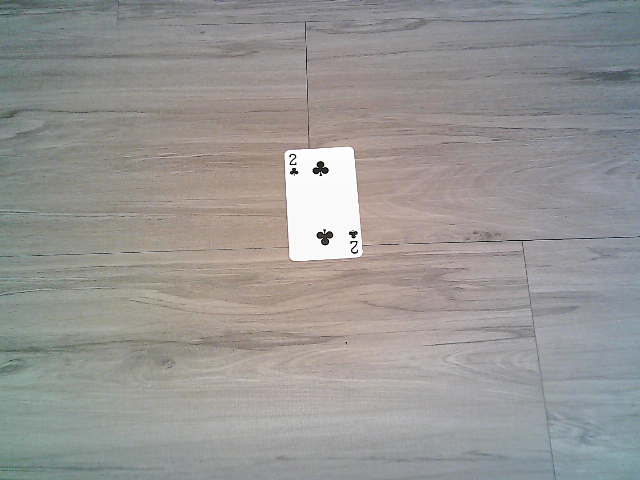
#> input picture card-detect/Card/Club/Club_2_1.png, 640 x 480 px; its folder holds 3 pictures in this run
$ python 'model_and_train撲克牌CNN.py'   (Python 2 division)
#> lines starting #> are read from the running program, lines starting #| are printed output that depends on the picture; after the words box and inside, x2 and y2 are one past the last pixel; in counts of white or black regions, pixels touching at a corner belong together
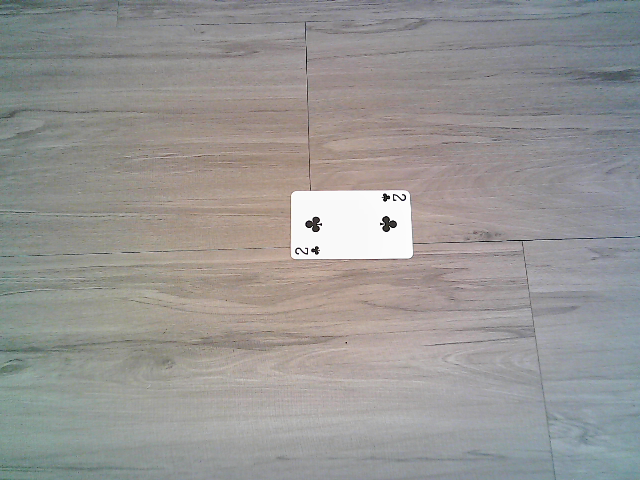
#> input picture card-detect/Card/Club/Club_2_2.png, 640 x 480 px
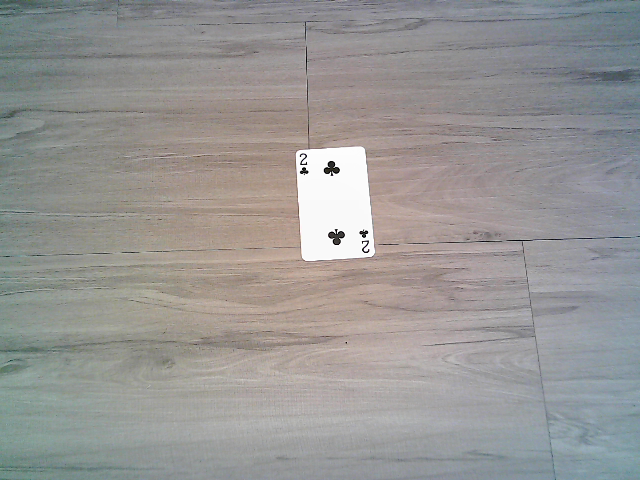
#> input picture card-detect/Card/Club/Club_2_3.png, 640 x 480 px
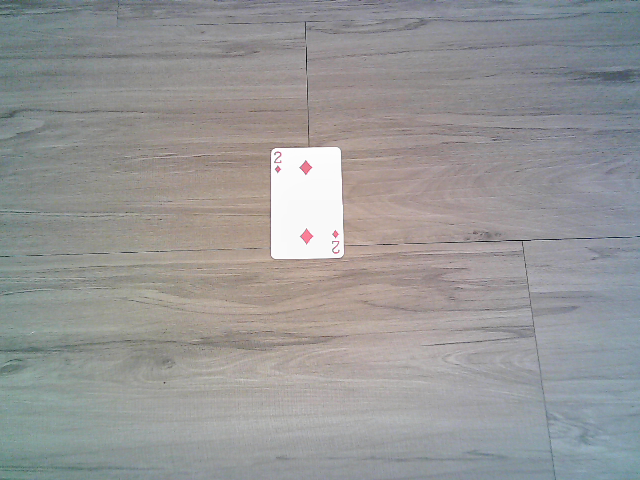
#> input picture card-detect/Card/Diamond/Diamond_2_1.png, 640 x 480 px
#| (4, 480, 640, 3)
import cv2 as cv
from glob import glob
import os
import numpy as np
import re
import tensorflow as tf
from tensorflow.keras.models import model_from_json


def reorder(approx):
    """重新排列approx的資料順序 之後opencv畫四邊形會用到"""
    approx = np.resize(approx, (4, 2))
    new = np.zeros_like(approx)
    add = approx.sum(1)
    diff = np.diff(approx, axis=1)
    new[0] = approx[np.argmin(add)]
    new[3] = approx[np.argmax(add)]
    new[1] = approx[np.argmin(diff)]
    new[2] = approx[np.argmax(diff)]
    return new


def findCon(img):
    """用opencv 從攝影機畫面中擷取撲克牌的影像"""
    imgBlur = cv.GaussianBlur(img, (5, 5), 1)
#> img is the input picture: shape (480, 640, 3); mean B, G, R 148.6, 150.2, 151.9
    imgCanny = cv.Canny(imgBlur, 150, 150)
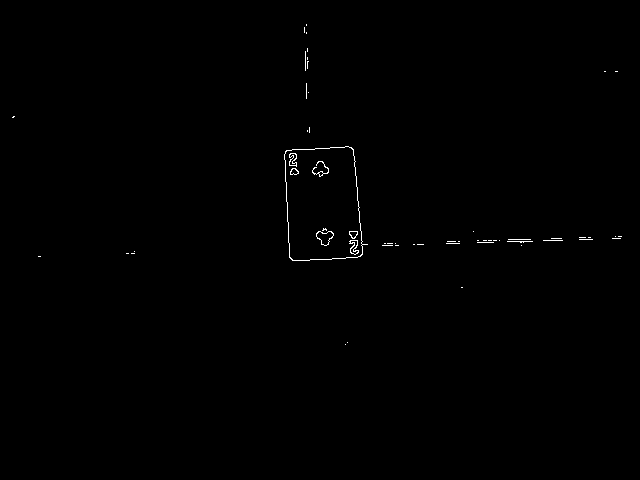
#> imgCanny: shape (480, 640); 0.32% white in thin lines or dots, all inside (x1, y1, x2, y2) = (12, 24, 622, 345)
    imgDilate = cv.dilate(imgCanny, (5, 5), 3)
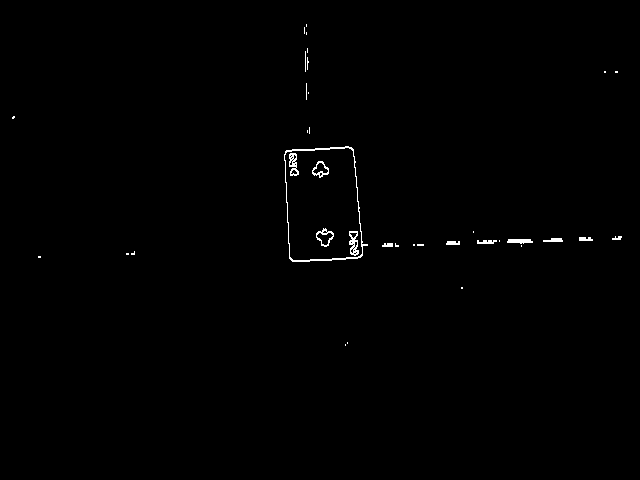
#> imgDilate: shape (480, 640); 0.51% white in thin lines or dots, all inside (x1, y1, x2, y2) = (12, 24, 622, 346)
    imgErod = cv.dilate(imgDilate, (5, 5), 1)
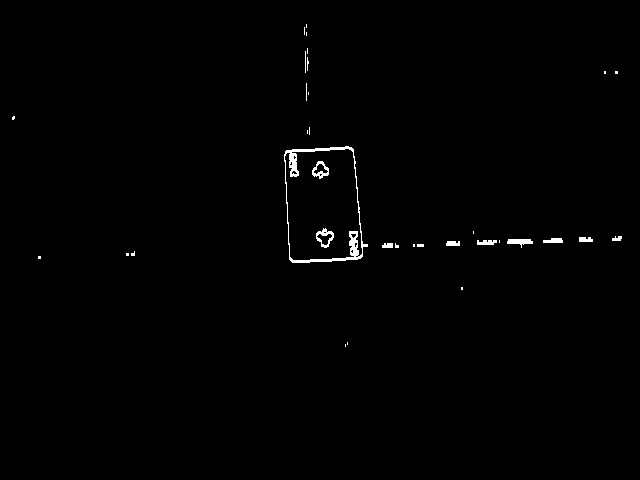
#> imgErod: shape (480, 640); 0.66% white; 34 white regions (22 under 20 px)
    contours, heirarchy = cv.findContours(imgErod, cv.RETR_EXTERNAL, cv.CHAIN_APPROX_NONE)
#> contours = 32 contours, 24 with area under 20; largest, box (x1, y1, x2, y2) and area: (284, 146, 368, 263) 8032, (507, 239, 533, 248) 98, (543, 238, 563, 243) 59, (477, 240, 497, 245) 56, (446, 241, 460, 246) 46, (579, 237, 593, 242) 44, (382, 243, 393, 248) 34, (612, 236, 622, 241) 24
    data = []
    for cnt in contours:
        area = cv.contourArea(cnt)
        pere = cv.arcLength(cnt, True)
        approx = cv.approxPolyDP(cnt, 0.01 * pere, True)
        approx = reorder(approx)
        data.append([area, cnt, approx])
#> this loop made 32 passes
#> (area, pere, approx, add in reorder, diff in reorder) on passes 10, 11, 13, 14, 15, 16: (33.5, 30.24, [[382, 245], [392, 243], [382, 247], [392, 247]], [627, 629, 639, 635], [-137, -135, -145, -149]), (45.5, 36.24, [[446, 243], [459, 241], [446, 245], [459, 245]], [689, 691, 704, 700], [-203, -201, -214, -218]), (55.5, 53.9, [[477, 240], [494, 242], [477, 244], [493, 244]], [717, 721, 737, 736], [-237, -233, -249, -252]), (98.5, 63.9, [[507, 241], [519, 243], [507, 243], [521, 245]], [748, 750, 762, 766], [-266, -264, -276, -276]), (59, 44.83, [[543, 240], [562, 240], [543, 242], [562, 242]], [783, 785, 804, 802], [-303, -301, -320, -322]), (43.5, 36.24, [[579, 237], [592, 239], [579, 241], [592, 241]], [816, 820, 833, 831], [-342, -338, -351, -353])
#> after the loop, data = 32 items

    data = sorted(data, key=lambda x: x[0], reverse=True)
    maxdata = data[0]
#> maxdata = 3 items, first 3: 8032, contour of 364 points, box (x1, y1, x2, y2) (284, 146, 368, 263), area 8032, [[285, 151], [351, 147], [292, 262], [362, 256]]

    a, b, c = maxdata[2][0], maxdata[2][1], maxdata[2][2]
#> a = [285, 151]; b = [351, 147]; c = [292, 262]
    w = int(((b[0] - a[0]) ** 2 + (b[1] - a[1]) ** 2) ** 0.5)
#> w = 66
    h = int(((c[0] - a[0]) ** 2 + (c[1] - a[1]) ** 2) ** 0.5)
#> h = 111

    pts1 = np.float32(maxdata[2])
#> pts1 = [[285, 151], [351, 147], [292, 262], [362, 256]]
    pts2 = np.float32([[0, 0], [w, 0], [0, h], [w, h]])
#> pts2 = [[0, 0], [66, 0], [0, 111], [66, 111]]
    M = cv.getPerspectiveTransform(pts1, pts2)
#> M = [[1.02, -0.0641, -279.8], [0.0664, 1.1, -184.5], [-0.000196, 0.000602, 1]]
    imgWarp = cv.warpPerspective(img, M, (w, h))
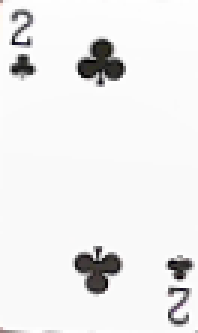
#> imgWarp: shape (111, 66, 3) (shown 3 times larger); mean B, G, R 237.5, 237.5, 237.7
    return imgWarp, maxdata


if __name__=='__main__':

    img_file = []
    className = []
    dict = {'A': 1, '2': 2, '3': 3, '4': 4, '5': 5, '6': 6, '7': 7, '8': 8, '9': 9, '10': 10, 'J': 11, 'Q': 12, 'K': 13}
    '''紅鬼 53  黑鬼 54  廠商資訊 55'''
    # 以55張撲克牌圖片檔案名稱 依序編號為0~54 並新增到到className串列 作為輸入CNN模型的資料分類
    for file in glob('./Card/*/*'):
        img_file.append(file)
        file_basename = os.path.basename(file)
        name = os.path.splitext(file_basename)[0]
        a = re.search('([A-Za-z]*)_(.*)_', name)
        if a.group(1) == 'Spade':
            txt = dict[a.group(2)]
        elif a.group(1) == 'Heart':
            txt = dict[a.group(2)] + 13 * 1
        elif a.group(1) == 'Club':
            txt = dict[a.group(2)] + 13 * 3
        elif a.group(1) == 'Diamond':
            txt = dict[a.group(2)] + 13 * 2
        elif a.group(1) == 'Ghost' and a.group(2) == 'red':
            txt = 53
        elif a.group(1) == 'Ghost' and a.group(2) == 'black':
            txt = 54
        else:
            txt = 55
        txt = txt-1
        className.append(txt)

    train_x = np.array([cv.imread(x) for x in img_file])
    train_y = np.array([x for x in className])

    print(train_x.shape)
    print(train_y.shape)
    print('資料讀取完成')

    category = 55
#> (the run stopped early here; a loop or call above may not have finished)
